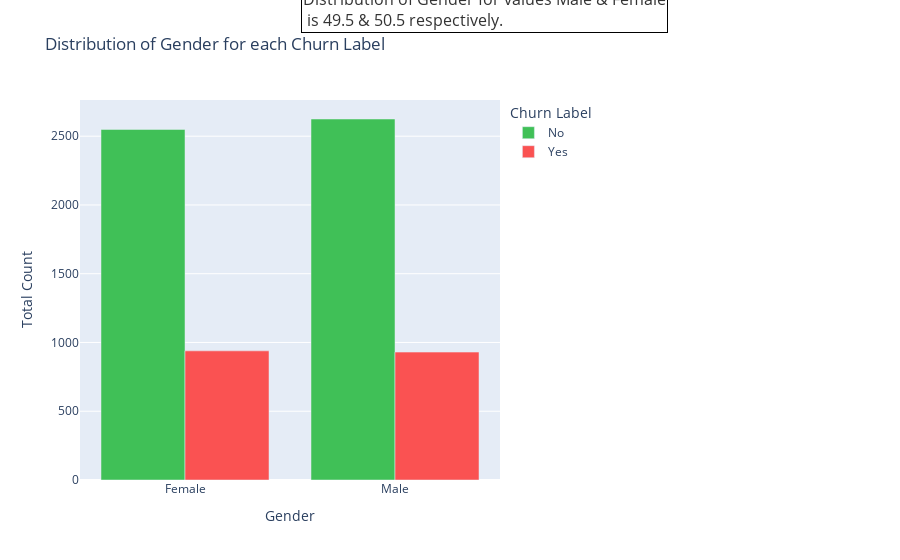

Notebook code cell kept with this figure:
### Markdown cell above
From the above pie chart,
- Churned Customers: `26.5%`
- Not Churned Customers: `73.5%`

### Code cell
# Bar chart to show the distribution of the categorical features in the dataset
fig = bar_chart(df, x="Gender", groupby_feature="Churn Label", colors=[green, red], title="Distribution of Gender for each Churn Label", annotation_text=True)
fig.show()

### Figure 1 — Plotly figure (JSON) as saved in the notebook; plotly's stock layout.template omitted (floating-point values rounded to 4 significant figures)
{"data": [{"alignmentgroup": "True", "hovertemplate": "Churn Label=No<br>Gender=%{x}<br>Total Count=%{y}<extra></extra>", "legendgroup": "No", "marker": {"color": "#40c057", "pattern": {"shape": ""}}, "name": "No", "offsetgroup": "No", "orientation": "v", "showlegend": true, "textposition": "auto", "type": "bar", "x": ["Female", "Male"], "xaxis": "x", "y": [2549, 2625], "yaxis": "y"}, {"alignmentgroup": "True", "hovertemplate": "Churn Label=Yes<br>Gender=%{x}<br>Total Count=%{y}<extra></extra>", "legendgroup": "Yes", "marker": {"color": "#fa5252", "pattern": {"shape": ""}}, "name": "Yes", "offsetgroup": "Yes", "orientation": "v", "showlegend": true, "textposition": "auto", "type": "bar", "x": ["Female", "Male"], "xaxis": "x", "y": [939, 930], "yaxis": "y"}], "layout": {"annotations": [{"align": "left", "bordercolor": "black", "borderwidth": 1, "font": {"color": "#333", "size": 16}, "showarrow": false, "text": "Distribution of Gender for values Male & Female<br> is 49.5 & 50.5 respectively.", "x": 1.4, "xref": "paper", "y": 1.3, "yref": "paper"}], "barmode": "group", "legend": {"title": {"text": "Churn Label"}, "tracegroupgap": 0}, "margin": {"r": 400}, "title": {"text": "Distribution of Gender for each Churn Label"}, "xaxis": {"anchor": "y", "domain": [0, 1], "title": {"text": "Gender"}}, "yaxis": {"anchor": "x", "domain": [0, 1], "title": {"text": "Total Count"}}}}
